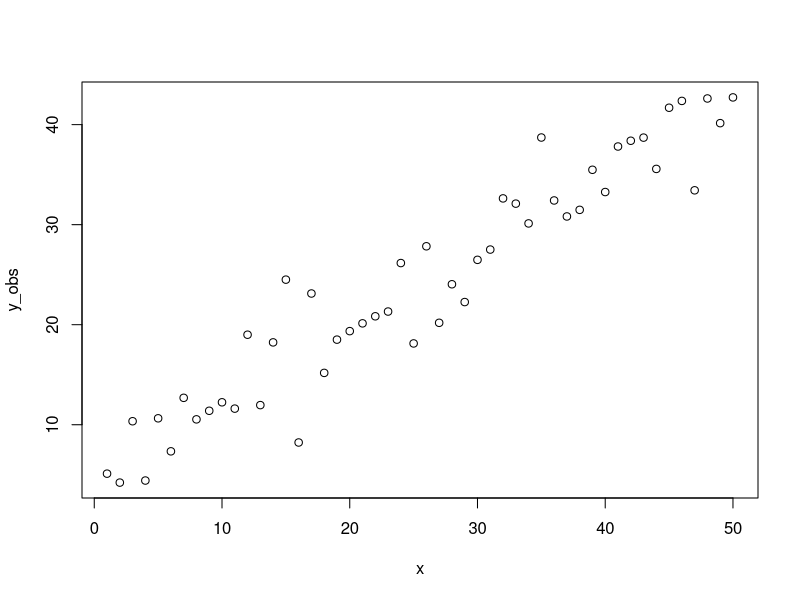

Write R code to recreate this figure. (Note: this script raises an error after producing the figure.)
#Homework 8 - Maximum Likelihood
#Authors: Jess, Ian, & Emily
#Date Submitted: 11/14/22

########  Q1  #####
#Simulate some data for a linear regression using the simple linear regression model. Make sigma large enough that it resembles “typical” ecological data when you plot it, but not so large that it completely obscures the relationship between x and y.
#Record your true beta_0, beta_1, and sigma here:
beta_0 <- 4
beta_1 <- 0.75
sigma <- 4

# Simulate data from set parameters with error
x <- 1:50
y_obs <- beta_0 + beta_1*x + rnorm(length(x), mean=0, sd=sigma)
plot(y_obs ~ x)

#Fit a linear regression model using lm() and do your typical checks of model assumptions that we went over in class.
mod <- lm(y_obs ~ x)

#Paste your estimated model coefficients and their 95% confidence intervals below:
summary(mod)
coef(mod)
confint(mod, level = 0.95)

#Are the coefficient estimates close to the true values?  Do the 95% confidence intervals cover the true values?
#yes the estimates are close and the true values fall within the confidence intervals. 

#Relevant functions: rnorm()



######  Q2  ######
#: Analyze the data generated in Q1 using the normal equation:Beta hat = (X^T X) ^-1 X^T y Paste your estimated model coefficients below.


bhat = solve(t(X)%*%X) %*% (t(X)%*%y) #where y = matrix of possible values and X = 

#Are the coefficient estimates close to the true values?  

#Relevant functions: solve(), t()

#####   Q3     #####
#Analyze the data generated in Q1 using a grid search to minimize the sum of squared errors (no need to iterate more than twice):

#Paste your estimated model coefficients below.

##### Q4  #####
#Analyze the data generated in Q1 using a grid search to minimize the negative log likelihood (no need to iterate more than twice).  Note, there is a third parameter that you will need to estimate here: sigma
#Paste your estimated model coefficients below


######  Q5   ######
#Analyze the data generated in Q1 using optim() to minimize the negative log likelihood.  Note, there is a third parameter that you will need to estimate here: sigma
#Paste your estimated model coefficients below.


#Did the numerical optimization algorithm converge?  How do you know?
#Did the numerical optimization algorithm find a global solution?  How do you know?
  

##### Q6  #####
#Plot a likelihood profile for the slope parameter while estimating the conditional MLEs of the intercept and sigma for each plotted value of the slope parameter (see p. 173 of Hilborn and Mangel)


##### Q7  #####
#Plot the joint likelihood surface for the intercept and slope parameters.  Is there evidence of confounding between these two parameters (i.e., a ridge rather than a mountain top)?



##### Q8   ######
#How different are the estimated coefficients from Q1, Q2, and Q5 and how do they compare to the true values?
